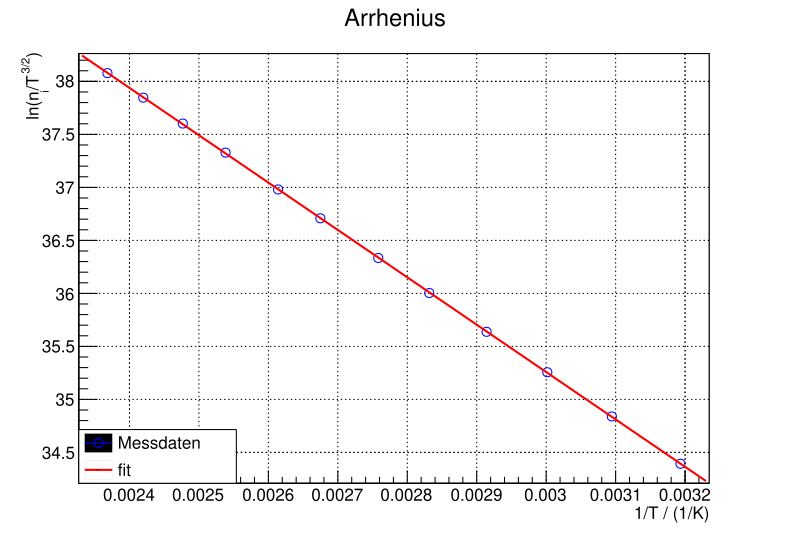

Here is the Python script that generated this plot:
#!/usr/bin/env python
#####################################
#
# Filename : A5.py
#
# Projectname : 
#
# Author : Oskar Taubert
#
# Creation Date : Fr 17 Jun 2016 09:41:04 CEST
#
# Last Modified : Mo 27 Jun 2016 03:21:27 CEST
#
#####################################
from ROOT import *

import csv

import numpy as np

gROOT.Reset();

###the other random shit
#Probe A Abmessungen
l = 19. # mm
b = 10. # mm
d = 1. # mm

B = 0.5 # T

b0 = 1.24553
db = 0.00107

e = 1.602176 * 10**-19 #C

alpha = 4 * 10**-4 # eV / K

#grenztemperaturen
T_e = 270.
T_i = 310.

kB = 8.61173303 * 10**-5 # eV / K


###entries:
Ts = np.array([], dtype=np.float) # in degree Celsius
IAs = np.array([], dtype=np.float) # in mA
UAleit = np.array([], dtype=np.float) # V
UAHplus = np.array([], dtype=np.float) # mV
UAHminus = np.array([], dtype=np.float) # mV
IBs = np.array([], dtype=np.float) # muA
UBleit = np.array([], dtype=np.float) # mV
UBHplus = np.array([], dtype=np.float) # mV
UBHminus = np.array([], dtype=np.float) # mV

UAH = np.array([], dtype=np.float)
UBH = np.array([], dtype=np.float)


filename = "data.csv"

data = open(filename);

for line in data:
    if line.startswith("#") or line.startswith(" ") or line.startswith("\n"):
        continue;
    line = line.split()

    Ts = np.append(Ts, float(line[0]))
    IAs = np.append(IAs, float(line[1]))
    UAleit = np.append(UAleit, float(line[2]))
    UAHplus = np.append(UAHplus, float(line[3]))
    UAHminus = np.append(UAHminus, float(line[4]))

    if len(line) > 5:
        IBs = np.append(IBs, float(line[5]))
        UBleit = np.append(UBleit, float(line[6]))
        UBHplus = np.append(UBHplus, float(line[7]))
        UBHminus = np.append(UBHminus, float(line[8]))

data.close()
#preprocessing
UAH = (UAHplus - UAHminus) / 2;
UBH = (UBHplus - UBHminus) / 2;
Ts = Ts + 273.15

errU = []
errI = []


############################
###
############################

origlen = len(Ts)
Ts = np.fromiter((x for x in Ts if x > T_i), dtype = np.float)

errT = 0.1 * np.ones(len(Ts))

IAs = IAs[origlen-len(Ts):]
UAleit = UAleit[origlen-len(Ts):]
UAH = UAH[origlen-len(Ts):]

R_Hs = - UAH * b / (IAs * B ) * 0.001 # cubic meters / coulomb
b = b0 + db*Ts

n = 1/(-R_Hs * e) * (1-b)/(1+b)
errn = np.zeros(len(Ts))
#errn = np.ones(len(Ts))
#print(n)

#print(n/Ts**1.5)

#TODO oskar: tgrapherrors fucks it up for some reason
g1 = TGraph(len(Ts), 1/Ts, np.log(n/Ts**1.5))
#g1 = TGraphErrors(len(Ts), 1/Ts, np.log(n/Ts**1.5), 1/Ts * 1/Ts * errT, errn)

g1.SetMarkerStyle(kOpenCircle)
g1.SetMarkerColor(kBlue)
g1.SetLineColor(kBlue)


#f1 = TF1("fit", '[0]*exp([1]*x)', 0., 1.)
f1 = TF1("Linear Law", "[0]+[1] * x", Ts[0], Ts[-1])
f1.SetLineColor(kRed);
f1.SetLineStyle(1);
#f1.SetParameters(-4000., 48.)

g1.Fit(f1)

leg = TLegend(.1,.1,.3,.2,"")
leg.SetFillColor(0)
leg.AddEntry(g1, "Messdaten")
leg.AddEntry(f1, "fit")

mg = TMultiGraph()
mg.SetTitle("Arrhenius;1/T / (1/K); ln(n_{i}/T^{3/2})")
mg.Add(g1)

c1 = TCanvas( 'c1', '', 200, 10, 700, 500)
c1.SetGrid()

mg.Draw("AP")
f1.Draw("SAME")
leg.Draw("SAME")

c1.Update()

c1.SaveAs("A5.pdf")

#raw_input()

yachs = f1.GetParameter(0)

E_G0 = -2 * kB * f1.GetParameter(1) # eV
error = 2 * kB*5.55688
print('E_G0 = ', E_G0, 'p/m', error)

E_G300 = E_G0 - alpha * 300 # eV
print('E_G300 = ', E_G300)

ni300 = 300**1.5 * np.exp(yachs - E_G0 / ( 2 * kB * 300))
print('ni300 = ', ni300)
